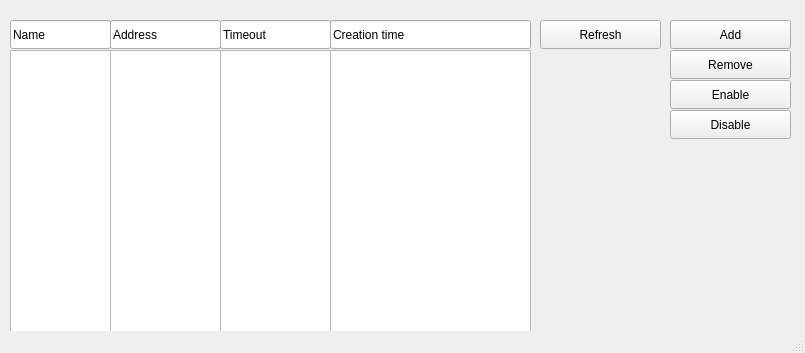
<?xml version="1.0" encoding="UTF-8"?>
<ui version="4.0">
 <class>MainWindow</class>
 <widget class="QMainWindow" name="MainWindow">
  <property name="geometry">
   <rect>
    <x>0</x>
    <y>0</y>
    <width>805</width>
    <height>353</height>
   </rect>
  </property>
  <property name="windowTitle">
   <string>Address list</string>
  </property>
  <widget class="QWidget" name="centralwidget">
   <widget class="QListWidget" name="createField">
    <property name="geometry">
     <rect>
      <x>330</x>
      <y>50</y>
      <width>201</width>
      <height>311</height>
     </rect>
    </property>
   </widget>
   <widget class="QListWidget" name="nameField">
    <property name="geometry">
     <rect>
      <x>10</x>
      <y>50</y>
      <width>101</width>
      <height>311</height>
     </rect>
    </property>
   </widget>
   <widget class="QListWidget" name="timeField">
    <property name="geometry">
     <rect>
      <x>220</x>
      <y>50</y>
      <width>111</width>
      <height>311</height>
     </rect>
    </property>
   </widget>
   <widget class="QLineEdit" name="version_3">
    <property name="geometry">
     <rect>
      <x>330</x>
      <y>20</y>
      <width>201</width>
      <height>29</height>
     </rect>
    </property>
    <property name="text">
     <string>Creation time</string>
    </property>
   </widget>
   <widget class="QPushButton" name="refreshButton">
    <property name="geometry">
     <rect>
      <x>540</x>
      <y>20</y>
      <width>121</width>
      <height>29</height>
     </rect>
    </property>
    <property name="text">
     <string>Refresh</string>
    </property>
   </widget>
   <widget class="QLineEdit" name="version_2">
    <property name="geometry">
     <rect>
      <x>220</x>
      <y>20</y>
      <width>111</width>
      <height>29</height>
     </rect>
    </property>
    <property name="text">
     <string>Timeout</string>
    </property>
   </widget>
   <widget class="QLineEdit" name="version">
    <property name="geometry">
     <rect>
      <x>110</x>
      <y>20</y>
      <width>111</width>
      <height>29</height>
     </rect>
    </property>
    <property name="text">
     <string>Address</string>
    </property>
   </widget>
   <widget class="QListWidget" name="addressField">
    <property name="geometry">
     <rect>
      <x>110</x>
      <y>50</y>
      <width>111</width>
      <height>311</height>
     </rect>
    </property>
   </widget>
   <widget class="QLineEdit" name="package_2">
    <property name="geometry">
     <rect>
      <x>10</x>
      <y>20</y>
      <width>101</width>
      <height>29</height>
     </rect>
    </property>
    <property name="text">
     <string>Name</string>
    </property>
   </widget>
   <widget class="QPushButton" name="disableButton">
    <property name="geometry">
     <rect>
      <x>670</x>
      <y>110</y>
      <width>121</width>
      <height>29</height>
     </rect>
    </property>
    <property name="text">
     <string>Disable</string>
    </property>
   </widget>
   <widget class="QPushButton" name="enableButton">
    <property name="geometry">
     <rect>
      <x>670</x>
      <y>80</y>
      <width>121</width>
      <height>29</height>
     </rect>
    </property>
    <property name="text">
     <string>Enable</string>
    </property>
   </widget>
   <widget class="QPushButton" name="addButton">
    <property name="geometry">
     <rect>
      <x>670</x>
      <y>20</y>
      <width>121</width>
      <height>29</height>
     </rect>
    </property>
    <property name="text">
     <string>Add</string>
    </property>
   </widget>
   <widget class="QPushButton" name="removeButton">
    <property name="geometry">
     <rect>
      <x>670</x>
      <y>50</y>
      <width>121</width>
      <height>29</height>
     </rect>
    </property>
    <property name="text">
     <string>Remove</string>
    </property>
   </widget>
  </widget>
  <widget class="QStatusBar" name="statusbar"/>
 </widget>
 <resources/>
 <connections/>
</ui>
